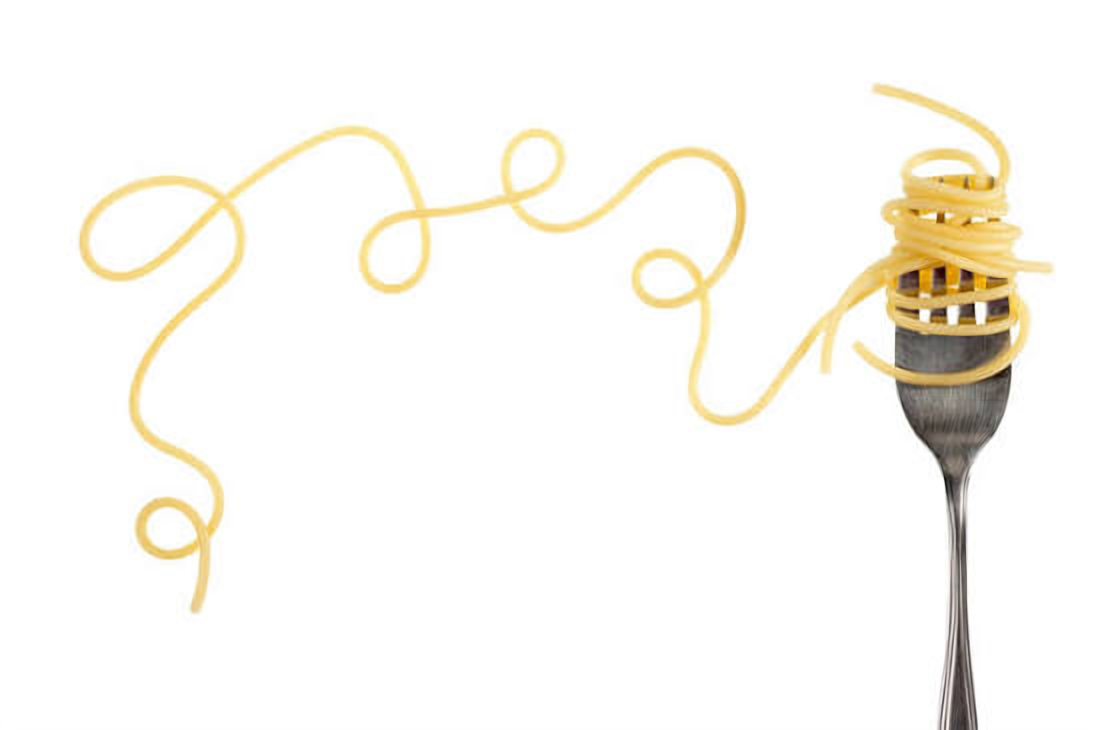
#> input picture src/assets/photos/spaghetti-viljuska.jpg, 2188 x 1460 px (shown at 1/2 size)
$ python make_dough_texture.py
#> lines starting #> are read from the running program, lines starting #| are printed output that depends on the picture; after the words box and inside, x2 and y2 are one past the last pixel; in counts of white or black regions, pixels touching at a corner belong together
#!/usr/bin/env python3
"""Generate the seamless "fresh egg-dough" texture used by the ribbon/thread.

Colour is sampled from the real pasta in src/assets/photos/spaghetti-viljuska.jpg
(median strand colour), lightened towards raw-dough cream. Surface detail is
periodic (FFT-filtered) noise, so the tile is seamless by construction:
  * low-frequency mottling (uneven rolling thickness)
  * fine grain (dough surface)
  * semolina specks (darker) and flour dust (lighter, sparse)
TODO: replace with a texture cut from a real photo of rolled dough once the
owner supplies one (see docs/faza-1-revizija.md, section 5).
"""
from pathlib import Path
import cv2
import numpy as np

ROOT = Path(__file__).resolve().parent.parent
SRC = ROOT / "src/assets/photos/spaghetti-viljuska.jpg"
OUT = ROOT / "src/assets/texture"
N = 512  # 2x of a 256 CSS-px tile
rng = np.random.default_rng(2016)

# --- colour from the real photo -------------------------------------------
img = cv2.imread(str(SRC))
#> img is the input picture: shape (1460, 2188, 3); mean B, G, R 242.5, 247.9, 250
hsv = cv2.cvtColor(img, cv2.COLOR_BGR2HSV)
#> hsv: shape (1460, 2188, 3); mean H, S, V 6.4, 8.8, 250
mask = (hsv[..., 1] > 70) & (hsv[..., 2] > 150) & (hsv[..., 0] > 12) & (hsv[..., 0] < 35)
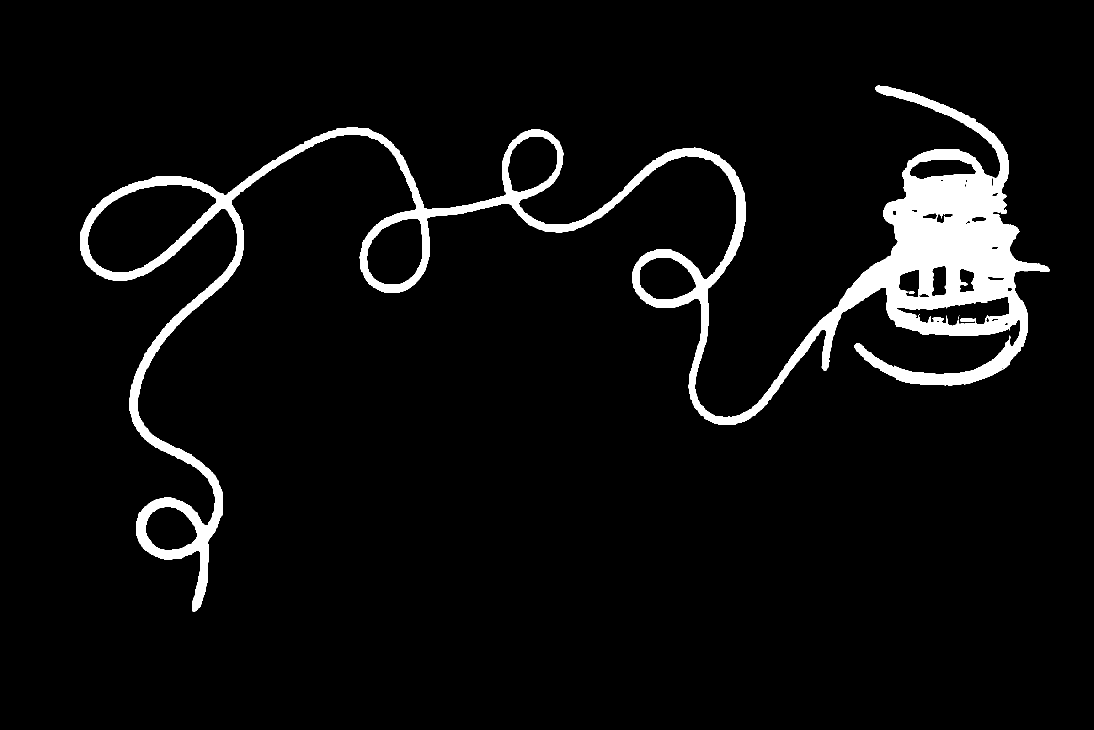
#> mask: shape (1460, 2188) bool (shown at 1/2 size); 5.4% white; 4 white regions (2 under 20 px), largest, box (x1, y1, x2, y2) and area: (160, 171, 2099, 1223) 173825, (1818, 583, 1829, 588) 46
pasta = np.median(img[mask], axis=0)[::-1]            # RGB, cooked strand
#> pasta = [241, 213, 132]
cream = np.array([242, 226, 190])                       # raw dough highlight
base = pasta * 0.45 + cream * 0.55
#> base = [241.6, 220.2, 163.9]


def periodic_noise(n, lo, hi, power=1.0):
    """Band-limited noise that tiles perfectly (built in the frequency domain)."""
    f = np.fft.fftfreq(n)
    fx, fy = np.meshgrid(f, f)
    r = np.sqrt(fx**2 + fy**2) * n
    spec = (rng.normal(size=(n, n)) + 1j * rng.normal(size=(n, n)))
    band = ((r >= lo) & (r <= hi)) / np.maximum(r, 1) ** power
    out = np.real(np.fft.ifft2(spec * band))
    return (out - out.mean()) / (out.std() + 1e-9)


mottle = periodic_noise(N, 1, 6, 0.5)
grain = periodic_noise(N, 60, 220, 0.0)
mid = periodic_noise(N, 10, 40, 0.8)

lum = 1 + 0.018 * mottle + 0.01 * mid + 0.03 * grain
rgb = base[None, None, :] * lum[..., None]
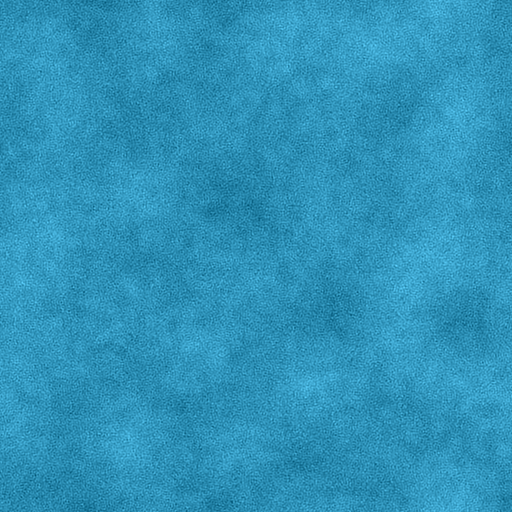
#> rgb: shape (512, 512, 3) float64; mean of channels 0, 1, 2 241.6, 220.1, 163.9; drawn with min black and max white

# semolina specks: sparse, slightly larger, warm brown-gold
specks = periodic_noise(N, 90, 256, 0.0)
sm = np.clip((specks - 2.5) * 1.6, 0, 1)
rgb = rgb * (1 - 0.3 * sm[..., None]) + np.array([176, 128, 66]) * 0.3 * sm[..., None]
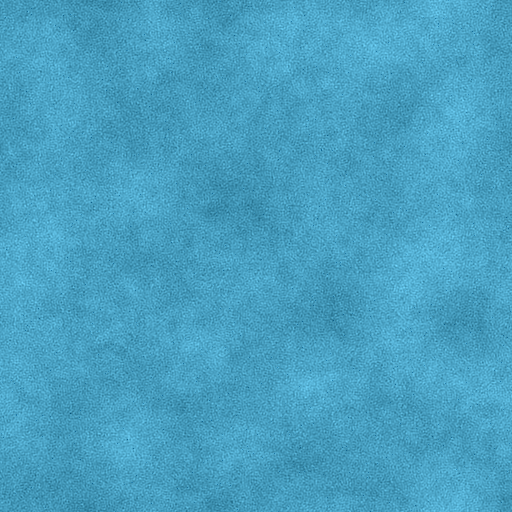
#> rgb: shape (512, 512, 3) float64; mean of channels 0, 1, 2 241.5, 220.1, 163.8; drawn with min black and max white

# flour dust: soft, low-frequency patches gated by fine noise
dust = np.clip(periodic_noise(N, 3, 12, 0.6) - 0.6, 0, None) * np.clip(periodic_noise(N, 100, 256, 0.0) - 1.2, 0, 1)
rgb = rgb + (255 - rgb) * np.clip(dust * 0.55, 0, 0.45)[..., None]

rgb = np.clip(rgb, 0, 255).astype(np.uint8)
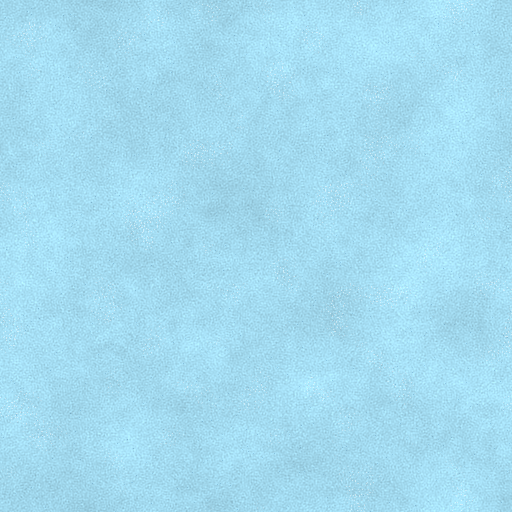
#> rgb: shape (512, 512, 3); mean of channels 0, 1, 2 240.8, 219.7, 163.7; drawn as B, G, R
bgr = rgb[..., ::-1]
OUT.mkdir(parents=True, exist_ok=True)
# PNG master not kept; WebP below is the shipped asset
print("base RGB", base.astype(int))
#| base RGB [241 220 163]
cv2.imwrite(str(OUT / "dough.webp"), bgr, [cv2.IMWRITE_WEBP_QUALITY, 62])
#> (the run stopped early here; a loop or call above may not have finished)
